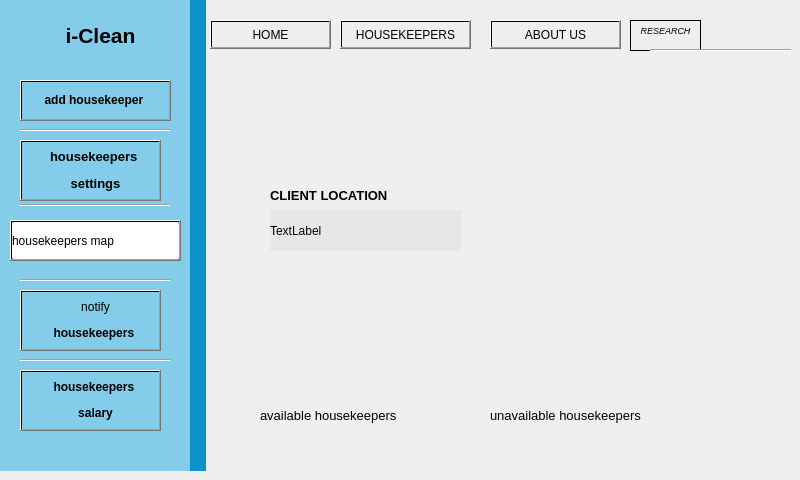
        <widget class="QWidget" name="page_143">
         <widget class="QStackedWidget" name="stackedWidget_45">
          <property name="geometry">
           <rect>
            <x>0</x>
            <y>0</y>
            <width>791</width>
            <height>471</height>
           </rect>
          </property>
          <property name="currentIndex">
           <number>0</number>
          </property>
          <widget class="QWidget" name="page_144">
           <widget class="QLabel" name="label_921">
            <property name="geometry">
             <rect>
              <x>0</x>
              <y>0</y>
              <width>841</width>
              <height>471</height>
             </rect>
            </property>
            <property name="text">
             <string/>
            </property>
            <property name="pixmap">
             <pixmap>../../../OneDrive - ESPRIT/Bureau/projet qt/arr.png</pixmap>
            </property>
           </widget>
           <widget class="QLabel" name="label_922">
            <property name="geometry">
             <rect>
              <x>0</x>
              <y>0</y>
              <width>191</width>
              <height>471</height>
             </rect>
            </property>
            <property name="styleSheet">
             <string notr="true">background-color: rgb(131, 204, 234);</string>
            </property>
            <property name="text">
             <string/>
            </property>
           </widget>
           <widget class="QLabel" name="label_923">
            <property name="geometry">
             <rect>
              <x>190</x>
              <y>0</y>
              <width>16</width>
              <height>471</height>
             </rect>
            </property>
            <property name="styleSheet">
             <string notr="true">background-color: rgb(10, 146, 201);</string>
            </property>
            <property name="text">
             <string/>
            </property>
           </widget>
           <widget class="QLabel" name="label_924">
            <property name="geometry">
             <rect>
              <x>50</x>
              <y>20</y>
              <width>101</width>
              <height>31</height>
             </rect>
            </property>
            <property name="text">
             <string>&lt;html&gt;&lt;head/&gt;&lt;body&gt;&lt;p align=&quot;center&quot;&gt;&lt;span style=&quot; font-size:16pt; font-weight:700;&quot;&gt;i-Clean&lt;/span&gt;&lt;/p&gt;&lt;/body&gt;&lt;/html&gt;</string>
            </property>
           </widget>
           <widget class="QPushButton" name="pushButton_388">
            <property name="geometry">
             <rect>
              <x>210</x>
              <y>20</y>
              <width>121</width>
              <height>29</height>
             </rect>
            </property>
            <property name="styleSheet">
             <string notr="true">background-color: qlineargradient(spread:pad, x1:0, y1:0, x2:0, y2:0, stop:0 rgba(0, 0, 0, 0), stop:1 rgba(255, 255, 255, 255));</string>
            </property>
            <property name="text">
             <string>HOME</string>
            </property>
           </widget>
           <widget class="QToolButton" name="toolButton_104">
            <property name="geometry">
             <rect>
              <x>490</x>
              <y>20</y>
              <width>131</width>
              <height>29</height>
             </rect>
            </property>
            <property name="styleSheet">
             <string notr="true">background-color: qlineargradient(spread:pad, x1:0, y1:0, x2:0, y2:0, stop:0 rgba(0, 0, 0, 0), stop:1 rgba(255, 255, 255, 255));</string>
            </property>
            <property name="text">
             <string>ABOUT US</string>
            </property>
           </widget>
           <widget class="QToolButton" name="toolButton_105">
            <property name="geometry">
             <rect>
              <x>340</x>
              <y>20</y>
              <width>131</width>
              <height>29</height>
             </rect>
            </property>
            <property name="styleSheet">
             <string notr="true">background-color: qlineargradient(spread:pad, x1:0, y1:0, x2:0, y2:0, stop:0 rgba(0, 0, 0, 0), stop:1 rgba(255, 255, 255, 255));</string>
            </property>
            <property name="text">
             <string>HOUSEKEEPERS</string>
            </property>
           </widget>
           <widget class="QTextEdit" name="textEdit_52">
            <property name="geometry">
             <rect>
              <x>630</x>
              <y>20</y>
              <width>71</width>
              <height>31</height>
             </rect>
            </property>
            <property name="styleSheet">
             <string notr="true">background-color: qlineargradient(spread:pad, x1:0, y1:0, x2:0, y2:0, stop:0 rgba(0, 0, 0, 0), stop:1 rgba(255, 255, 255, 255));</string>
            </property>
            <property name="html">
             <string>&lt;!DOCTYPE HTML PUBLIC &quot;-//W3C//DTD HTML 4.0//EN&quot; &quot;http://www.w3.org/TR/REC-html40/strict.dtd&quot;&gt;
&lt;html&gt;&lt;head&gt;&lt;meta name=&quot;qrichtext&quot; content=&quot;1&quot; /&gt;&lt;meta charset=&quot;utf-8&quot; /&gt;&lt;style type=&quot;text/css&quot;&gt;
p, li { white-space: pre-wrap; }
hr { height: 1px; border-width: 0; }
li.unchecked::marker { content: &quot;\2610&quot;; }
li.checked::marker { content: &quot;\2612&quot;; }
&lt;/style&gt;&lt;/head&gt;&lt;body style=&quot; font-family:'Segoe UI'; font-size:9pt; font-weight:400; font-style:normal;&quot;&gt;
&lt;p align=&quot;center&quot; style=&quot; margin-top:0px; margin-bottom:0px; margin-left:0px; margin-right:0px; -qt-block-indent:0; text-indent:0px;&quot;&gt;&lt;span style=&quot; font-size:7pt; font-style:italic;&quot;&gt;RESEARCH&lt;/span&gt;&lt;/p&gt;&lt;/body&gt;&lt;/html&gt;</string>
            </property>
           </widget>
           <widget class="Line" name="line_269">
            <property name="geometry">
             <rect>
              <x>650</x>
              <y>40</y>
              <width>151</width>
              <height>20</height>
             </rect>
            </property>
            <property name="orientation">
             <enum>Qt::Orientation::Horizontal</enum>
            </property>
           </widget>
           <widget class="Line" name="line_270">
            <property name="geometry">
             <rect>
              <x>20</x>
              <y>350</y>
              <width>151</width>
              <height>20</height>
             </rect>
            </property>
            <property name="orientation">
             <enum>Qt::Orientation::Horizontal</enum>
            </property>
           </widget>
           <widget class="Line" name="line_271">
            <property name="geometry">
             <rect>
              <x>20</x>
              <y>120</y>
              <width>151</width>
              <height>20</height>
             </rect>
            </property>
            <property name="orientation">
             <enum>Qt::Orientation::Horizontal</enum>
            </property>
           </widget>
           <widget class="Line" name="line_272">
            <property name="geometry">
             <rect>
              <x>20</x>
              <y>190</y>
              <width>151</width>
              <height>31</height>
             </rect>
            </property>
            <property name="orientation">
             <enum>Qt::Orientation::Horizontal</enum>
            </property>
           </widget>
           <widget class="QLineEdit" name="lineEdit_52">
            <property name="geometry">
             <rect>
              <x>10</x>
              <y>220</y>
              <width>171</width>
              <height>41</height>
             </rect>
            </property>
            <property name="styleSheet">
             <string notr="true">font: 11pt &quot;Sitka&quot;;
border-radius: 10px;
</string>
            </property>
            <property name="text">
             <string>housekeepers map</string>
            </property>
           </widget>
           <widget class="QPushButton" name="pushButton_389">
            <property name="geometry">
             <rect>
              <x>20</x>
              <y>80</y>
              <width>151</width>
              <height>41</height>
             </rect>
            </property>
            <property name="styleSheet">
             <string notr="true">background-color: qlineargradient(spread:pad, x1:0, y1:0, x2:0, y2:0, stop:0 rgba(0, 0, 0, 0), stop:1 rgba(255, 255, 255, 255));</string>
            </property>
            <property name="text">
             <string/>
            </property>
           </widget>
           <widget class="QLabel" name="label_925">
            <property name="geometry">
             <rect>
              <x>30</x>
              <y>370</y>
              <width>131</width>
              <height>61</height>
             </rect>
            </property>
            <property name="styleSheet">
             <string notr="true">font: 11pt &quot;Sitka&quot;;</string>
            </property>
            <property name="text">
             <string>&lt;html&gt;&lt;head/&gt;&lt;body&gt;&lt;p align=&quot;center&quot;&gt;&lt;span style=&quot; font-weight:700;&quot;&gt;housekeepers &lt;/span&gt;&lt;/p&gt;&lt;p align=&quot;center&quot;&gt;&lt;span style=&quot; font-weight:700;&quot;&gt;salary&lt;/span&gt;&lt;/p&gt;&lt;/body&gt;&lt;/html&gt;</string>
            </property>
           </widget>
           <widget class="QPushButton" name="pushButton_390">
            <property name="geometry">
             <rect>
              <x>20</x>
              <y>370</y>
              <width>141</width>
              <height>61</height>
             </rect>
            </property>
            <property name="styleSheet">
             <string notr="true">background-color: qlineargradient(spread:pad, x1:0, y1:0, x2:0, y2:0, stop:0 rgba(0, 0, 0, 0), stop:1 rgba(255, 255, 255, 255));</string>
            </property>
            <property name="text">
             <string/>
            </property>
           </widget>
           <widget class="QLabel" name="label_926">
            <property name="geometry">
             <rect>
              <x>30</x>
              <y>140</y>
              <width>131</width>
              <height>61</height>
             </rect>
            </property>
            <property name="styleSheet">
             <string notr="true">font: 11pt &quot;Sitka&quot;;</string>
            </property>
            <property name="text">
             <string>&lt;html&gt;&lt;head/&gt;&lt;body&gt;&lt;p align=&quot;center&quot;&gt;&lt;span style=&quot; font-size:10pt; font-weight:700;&quot;&gt;housekeepers &lt;/span&gt;&lt;/p&gt;&lt;p align=&quot;center&quot;&gt;&lt;span style=&quot; font-size:10pt; font-weight:700;&quot;&gt;settings&lt;/span&gt;&lt;/p&gt;&lt;/body&gt;&lt;/html&gt;</string>
            </property>
           </widget>
           <widget class="QLabel" name="label_927">
            <property name="geometry">
             <rect>
              <x>20</x>
              <y>70</y>
              <width>151</width>
              <height>61</height>
             </rect>
            </property>
            <property name="styleSheet">
             <string notr="true">font: 11pt &quot;Sitka&quot;;</string>
            </property>
            <property name="text">
             <string>&lt;html&gt;&lt;head/&gt;&lt;body&gt;&lt;p align=&quot;center&quot;&gt;&lt;span style=&quot; font-weight:700;&quot;&gt;add housekeeper &lt;/span&gt;&lt;/p&gt;&lt;/body&gt;&lt;/html&gt;</string>
            </property>
           </widget>
           <widget class="Line" name="line_273">
            <property name="geometry">
             <rect>
              <x>20</x>
              <y>270</y>
              <width>151</width>
              <height>20</height>
             </rect>
            </property>
            <property name="orientation">
             <enum>Qt::Orientation::Horizontal</enum>
            </property>
           </widget>
           <widget class="QPushButton" name="pushButton_391">
            <property name="geometry">
             <rect>
              <x>10</x>
              <y>220</y>
              <width>171</width>
              <height>41</height>
             </rect>
            </property>
            <property name="styleSheet">
             <string notr="true">background-color: qlineargradient(spread:pad, x1:0, y1:0, x2:0, y2:0, stop:0 rgba(0, 0, 0, 0), stop:1 rgba(255, 255, 255, 255));</string>
            </property>
            <property name="text">
             <string/>
            </property>
           </widget>
           <widget class="QPushButton" name="pushButton_392">
            <property name="geometry">
             <rect>
              <x>20</x>
              <y>140</y>
              <width>141</width>
              <height>61</height>
             </rect>
            </property>
            <property name="styleSheet">
             <string notr="true">background-color: qlineargradient(spread:pad, x1:0, y1:0, x2:0, y2:0, stop:0 rgba(0, 0, 0, 0), stop:1 rgba(255, 255, 255, 255));</string>
            </property>
            <property name="text">
             <string/>
            </property>
           </widget>
           <widget class="QLabel" name="label_928">
            <property name="geometry">
             <rect>
              <x>470</x>
              <y>90</y>
              <width>281</width>
              <height>291</height>
             </rect>
            </property>
            <property name="text">
             <string/>
            </property>
            <property name="pixmap">
             <pixmap>../../../OneDrive - ESPRIT/Images/Captures d’écran/Capture d'écran 2024-10-23 224552.png</pixmap>
            </property>
           </widget>
           <widget class="QLabel" name="label_929">
            <property name="geometry">
             <rect>
              <x>490</x>
              <y>400</y>
              <width>201</width>
              <height>31</height>
             </rect>
            </property>
            <property name="text">
             <string>&lt;html&gt;&lt;head/&gt;&lt;body&gt;&lt;p&gt;&lt;span style=&quot; font-size:10pt;&quot;&gt;unavailable housekeepers&lt;/span&gt;&lt;/p&gt;&lt;/body&gt;&lt;/html&gt;</string>
            </property>
           </widget>
           <widget class="QLabel" name="label_930">
            <property name="geometry">
             <rect>
              <x>460</x>
              <y>390</y>
              <width>41</width>
              <height>41</height>
             </rect>
            </property>
            <property name="text">
             <string/>
            </property>
            <property name="pixmap">
             <pixmap>../../../OneDrive - ESPRIT/Images/Captures d’écran/1.png</pixmap>
            </property>
           </widget>
           <widget class="QLabel" name="label_931">
            <property name="geometry">
             <rect>
              <x>270</x>
              <y>180</y>
              <width>151</width>
              <height>31</height>
             </rect>
            </property>
            <property name="text">
             <string>&lt;html&gt;&lt;head/&gt;&lt;body&gt;&lt;p&gt;&lt;span style=&quot; font-size:10pt; font-weight:700;&quot;&gt;CLIENT LOCATION&lt;/span&gt;&lt;/p&gt;&lt;/body&gt;&lt;/html&gt;</string>
            </property>
           </widget>
           <widget class="QLabel" name="label_932">
            <property name="geometry">
             <rect>
              <x>210</x>
              <y>390</y>
              <width>51</width>
              <height>41</height>
             </rect>
            </property>
            <property name="text">
             <string/>
            </property>
            <property name="pixmap">
             <pixmap>../../../OneDrive - ESPRIT/Images/Captures d’écran/4.png</pixmap>
            </property>
           </widget>
           <widget class="QLabel" name="label_933">
            <property name="geometry">
             <rect>
              <x>270</x>
              <y>210</y>
              <width>191</width>
              <height>41</height>
             </rect>
            </property>
            <property name="styleSheet">
             <string notr="true">background-color: rgb(232, 231, 231);</string>
            </property>
            <property name="text">
             <string>TextLabel</string>
            </property>
           </widget>
           <widget class="QLabel" name="label_934">
            <property name="geometry">
             <rect>
              <x>230</x>
              <y>180</y>
              <width>41</width>
              <height>81</height>
             </rect>
            </property>
            <property name="text">
             <string/>
            </property>
            <property name="pixmap">
             <pixmap>../../../OneDrive - ESPRIT/Images/Captures d’écran/6.png</pixmap>
            </property>
           </widget>
           <widget class="QLabel" name="label_935">
            <property name="geometry">
             <rect>
              <x>260</x>
              <y>400</y>
              <width>181</width>
              <height>31</height>
             </rect>
            </property>
            <property name="text">
             <string>&lt;html&gt;&lt;head/&gt;&lt;body&gt;&lt;p&gt;&lt;span style=&quot; font-size:10pt;&quot;&gt;available housekeepers&lt;/span&gt;&lt;/p&gt;&lt;/body&gt;&lt;/html&gt;</string>
            </property>
           </widget>
           <widget class="QPushButton" name="pushButton_393">
            <property name="geometry">
             <rect>
              <x>20</x>
              <y>290</y>
              <width>141</width>
              <height>61</height>
             </rect>
            </property>
            <property name="styleSheet">
             <string notr="true">background-color: qlineargradient(spread:pad, x1:0, y1:0, x2:0, y2:0, stop:0 rgba(0, 0, 0, 0), stop:1 rgba(255, 255, 255, 255));</string>
            </property>
            <property name="text">
             <string/>
            </property>
           </widget>
           <widget class="QLabel" name="label_936">
            <property name="geometry">
             <rect>
              <x>30</x>
              <y>290</y>
              <width>131</width>
              <height>61</height>
             </rect>
            </property>
            <property name="styleSheet">
             <string notr="true">font: 11pt &quot;Sitka&quot;;</string>
            </property>
            <property name="text">
             <string>&lt;html&gt;&lt;head/&gt;&lt;body&gt;&lt;p align=&quot;center&quot;&gt;notify&lt;/p&gt;&lt;p align=&quot;center&quot;&gt;&lt;span style=&quot; font-weight:700;&quot;&gt;housekeepers &lt;/span&gt;&lt;/p&gt;&lt;/body&gt;&lt;/html&gt;</string>
            </property>
           </widget>
          </widget>
          <widget class="QWidget" name="page_145"/>
         </widget>
        </widget>
